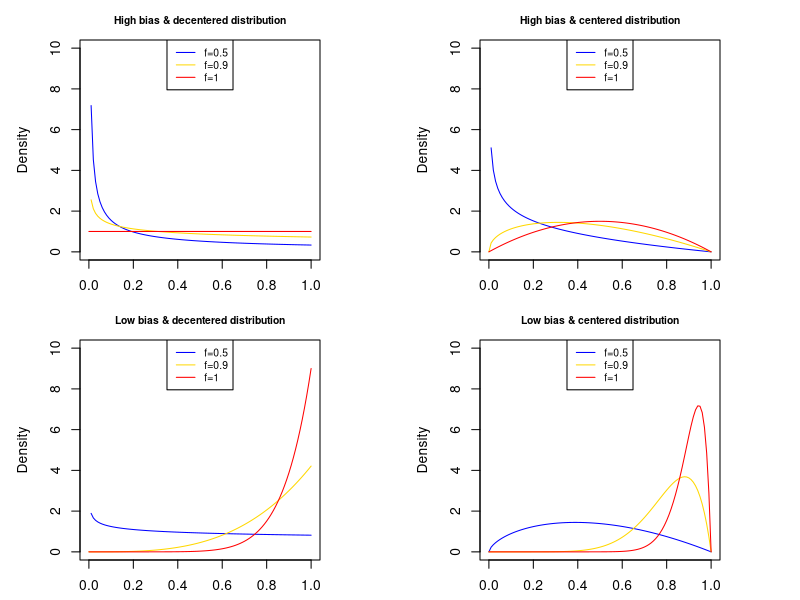
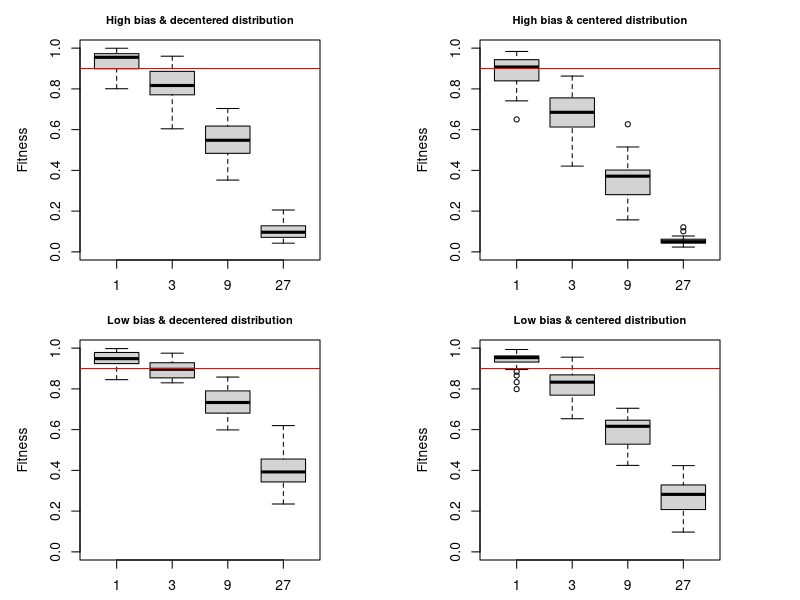

R code for these plots, in order: (Note: a time limit stopped this script after it produced the figures.)
#1.Kimura fixation probability
u_exact<-function(s,Ne,p){
  return((1-exp(-2*Ne*s*p))/(1-exp(-2*Ne*s)))
}

#1.Toy model 1: drawing fitness values directly from distributions
##a.Mutations drawn from beta distributions
b_ds_set=c(-5*10^-1,-10^-1)
beta_set=c(1,2)
bias_leg_set=c("High bias","Low bias")
centered_distribution_set=c("decentered distribution","centered distribution")

par(mfrow=c(2,2),mai=c(0.4,0.8,0.4,0.8))
for(i in 1:2){
  for(j in 1:2){
    bias_leg=bias_leg_set[i]
    centered_distribution=centered_distribution_set[j]
    b_ds=b_ds_set[i]
    beta=beta_set[j]
    curve(dbeta(x,0.5*(1+b_ds)/(1-0.5*(1+b_ds))*beta,beta),col = "blue",main=paste(bias_leg,"&",centered_distribution), xlab = "Fitness value", ylab = "Density", xlim=c(0,1),ylim=c(0,10),cex.main=0.75)
    curve(dbeta(x,1*(0.9+b_ds)/(1-0.9*(1+b_ds))*beta,beta),col = "gold",add=TRUE)
    curve(dbeta(x,1*(1+b_ds)/(1-1*(1+b_ds))*beta,beta),col = "red",add=TRUE)
    legend("top",legend=c("f=0.5","f=0.9","f=1"),lty=1,col=c("blue","gold","red"),cex=0.75)
  }
}

##b.Simulations for small populations10
N_pop_set=c(10)
N_pop=N_pop_set[1]
beta_set=c(1,2)
N_mod_set=c(1,3,9,27)
N_rep=30
bias<-c(rep(rep(b_ds_set[1],length(beta_set)*length(N_mod_set)),N_rep),rep(rep(b_ds_set[2],length(beta_set)*length(N_mod_set)),N_rep))
dist_mut<-rep(c(rep(c(rep(beta_set[1],length(N_mod_set))),N_rep),rep(c(rep(beta_set[2],length(N_mod_set))),N_rep)),length(beta_set))
N_mod_data<-rep(c(rep(N_mod_set[1],N_rep),rep(N_mod_set[2],N_rep),rep(N_mod_set[3],N_rep),rep(N_mod_set[4],N_rep)),length(N_mod_set))
data<-cbind(bias,dist_mut,N_mod_data)
fit_results<-c()
mod_fit_results<-list()
i=0      
for(b in 1:length(b_ds_set)){
  b_ds=b_ds_set[b]
  for(be in 1:length(beta_set)){
    beta=beta_set[be]
    for(m in 1:length(N_mod_set)){
      N_mod=N_mod_set[m]
      N_mut=N_mod*N_pop*10^2
      for (r in 1:N_rep){
        #print(paste(b,be,m,r))
        i=i+1
        f=1-1/N_pop
        #f=0.1
        f_tab<-rep(f,N_mod)
        for (t in 1:N_mut){
          pos_mut<-trunc(runif(1,1,N_mod+1))
          #print(pos_mut)
          f<-min(f_tab)
          f_curr<-rbeta(1,shape1=f_tab[pos_mut]*(1+b_ds)/(1-f_tab[pos_mut]*(1+b_ds))*beta,shape2=beta)
          #print(f_curr)
          if(f_curr==f_tab[pos_mut]){
          }
          else if(f_curr<10^-5){
            p_fix=0
          }
          else if(f_tab[pos_mut]==f){
            sec_min_fit<-min(f_tab[-which(f_tab==min(f_tab))])
            if(f_curr>sec_min_fit){
              p_fix=u_exact((sec_min_fit-f)/f,N_pop,1/N_pop)
            }
            else{
              p_fix=u_exact((f_curr-f)/f,N_pop,1/N_pop)
            }
          }
          else{
            if(f_curr>f){
              p_fix=1/N_pop
            }
            else{
              p_fix=u_exact((f_curr-f)/f,N_pop,1/N_pop)
            }
          }
          #print(p_fix)
          mut_fix=rbinom(1,1,p_fix)
          #print(mut_fix)
          if(mut_fix==1){
            #print("YES")
            f_tab[pos_mut]=f_curr
          }
        }
        fit_results[i]=f
        print(f)
        mod_fit_results[[i]]=f_tab
      }
    }
  }
}
data<-cbind(data,fit_results)
data<-data.frame(data)
#par(mfrow=c(1,1))
#boxplot(data$fit_results)

par(mfrow=c(2,2))
for(i in 1:2){
  for(j in 1:2){
    bias_leg=bias_leg_set[i]
    centered_distribution=centered_distribution_set[j]
    b_ds=b_ds_set[i]
    #print(b_ds)
    beta=beta_set[j]
    #print(beta)
    boxplot(data$fit_results[data$bias==b_ds & data$dist_mut==beta]~data$N_mod_data[data$bias==b_ds & data$dist_mut==beta],ylim=c(0,1), xlab = "Number of complementary modules", ylab = "Fitness",main=paste(bias_leg,"&",centered_distribution),cex.main=0.8)
    abline(h=1-1/N_pop,col="red")
  }
}


##c.Simulations for small populations100
N_pop_set=c(100)
N_pop=N_pop_set[1]
beta_set=c(1,2)
N_mod_set=c(1,3,9,27)
N_rep=30
bias<-c(rep(rep(b_ds_set[1],length(beta_set)*length(N_mod_set)),N_rep),rep(rep(b_ds_set[2],length(beta_set)*length(N_mod_set)),N_rep))
dist_mut<-rep(c(rep(c(rep(beta_set[1],length(N_mod_set))),N_rep),rep(c(rep(beta_set[2],length(N_mod_set))),N_rep)),length(beta_set))
N_mod_data<-rep(c(rep(N_mod_set[1],N_rep),rep(N_mod_set[2],N_rep),rep(N_mod_set[3],N_rep),rep(N_mod_set[4],N_rep)),length(N_mod_set))
data<-cbind(bias,dist_mut,N_mod_data)
fit_results<-c()
mod_fit_results<-list()
i=0      
for(b in 1:length(b_ds_set)){
  b_ds=b_ds_set[b]
  for(be in 1:length(beta_set)){
    beta=beta_set[be]
    for(m in 1:length(N_mod_set)){
      N_mod=N_mod_set[m]
      N_mut=N_mod*N_pop*10^2
      for (r in 1:N_rep){
        print(paste(b,be,m,r))
        i=i+1
        f=1-1/N_pop
        #f=0.1
        f_tab<-rep(f,N_mod)
        for (t in 1:N_mut){
          pos_mut<-trunc(runif(1,1,N_mod+1))
          #print(pos_mut)
          f<-min(f_tab)
          f_curr<-rbeta(1,shape1=f_tab[pos_mut]*(1+b_ds)/(1-f_tab[pos_mut]*(1+b_ds))*beta,shape2=beta)
          #print(f_curr)
          if(f_curr==f_tab[pos_mut]){
          }
          else if(f_curr<10^-5){
            p_fix=0
          }
          else if(f_tab[pos_mut]==f){
            sec_min_fit<-min(f_tab[-which(f_tab==min(f_tab))])
            if(f_curr>sec_min_fit){
              p_fix=u_exact((sec_min_fit-f)/f,N_pop,1/N_pop)
            }
            else{
              p_fix=u_exact((f_curr-f)/f,N_pop,1/N_pop)
            }
          }
          else{
            if(f_curr>f){
              p_fix=1/N_pop
            }
            else{
              p_fix=u_exact((f_curr-f)/f,N_pop,1/N_pop)
            }
          }
          #print(p_fix)
          mut_fix=rbinom(1,1,p_fix)
          #print(mut_fix)
          if(mut_fix==1){
            #print("YES")
            f_tab[pos_mut]=f_curr
          }
        }
        fit_results[i]=f
        print(f)
        mod_fit_results[[i]]=f_tab
      }
    }
  }
}
data<-cbind(data,fit_results)
data<-data.frame(data)
#par(mfrow=c(1,1))
#boxplot(data$fit_results)

par(mfrow=c(2,2))
for(i in 1:2){
  for(j in 1:2){
    bias_leg=bias_leg_set[i]
    centered_distribution=centered_distribution_set[j]
    b_ds=b_ds_set[i]
    #print(b_ds)
    beta=beta_set[j]
    #print(beta)
    boxplot(data$fit_results[data$bias==b_ds & data$dist_mut==beta]~data$N_mod_data[data$bias==b_ds & data$dist_mut==beta],ylim=c(0.7,1), xlab = "Number of complementary modules", ylab = "Fitness",main=paste(bias_leg,"&",centered_distribution),cex.main=0.8)
    abline(h=1-1/N_pop,col="red")
    abline(h=(1-1/(2*N_pop))^3,col="orange")
    abline(h=(1-1/(2*N_pop))^9,col="yellow")
    abline(h=(1-1/(2*N_pop))^27,col="light green")
  }
}

#2.Toy model 2: global epistasis framework
#a.Fitness function
fitness<-function(x,K_x){
  return(x/(x+K_x))
}
#b.Mutational landscape
mu_set=c(1,10)
sigmaX_set=c(0.1,0.2)
par(mfrow=c(2,2),mai=c(0.4,0.8,0.4,0.8))
for(i in 1:2){
  for(j in 1:2){
    mu=mu_set[i]
    sigma_X=mu*sigmaX_set[j]
    curve(dnorm(x,mean=mu,sd=sigma_X),col = "blue",main=paste(bias_leg,"&",centered_distribution), xlab = "Fitness value", ylab = "Density", xlim=c(0,20),ylim=c(0,1),cex.main=0.75)
    curve(dnorm(x,mean=mu-0.1,sd=sigma_X),col = "gold",add=TRUE)
    curve(dnorm(x,mean=mu-0.5,sd=sigma_X),col = "red",add=TRUE)
    legend("top",legend=c("f=0.5","f=0.9","f=1"),lty=1,col=c("blue","gold","red"),cex=0.75)
  }
}

mu_set=c(1,2,3)
sigmaX_set=c(0.5,1)
par(mfrow=c(3,2),mai=c(0.4,0.8,0.4,0.8))
for(i in 1:3){
  for(j in 1:2){
    mu=mu_set[i]
    sigma_X=sigmaX_set[j]
    print(paste(mu,sigma_X))
    curve(dnorm(x,mean=mu,sd=sigma_X),col = "blue",main=paste(bias_leg,"&",centered_distribution), xlab = "Fitness value", ylab = "Density", xlim=c(-3,5),ylim=c(0,2),cex.main=0.75)
    #curve(dnorm(x,mean=mu-0.25,sd=sigma_X),col = "gold",add=TRUE)
    curve(dnorm(x,mean=mu-1*sigma_X,sd=sigma_X),col = "orange",add=TRUE)
    curve(dnorm(x,mean=mu-2*sigma_X,sd=sigma_X),col = "red",add=TRUE)
    legend("top",legend=c("f=0.5","f=0.9","f=1"),lty=1,col=c("blue","gold","red"),cex=0.75)
    abline(v=mu,lty=2)
  }
}

Kx<-1
N_pop_set=c(10,100)
N_pop=N_pop_set[1]
sigmaX_set=c(0.25,0.5)
bias_set=c(0,1,2)
N_mod_set=c(1,2,10,50)
N_rep=30
#bias_tab<-c(rep(rep(bias_set[1],length(sigmaX_set)*length(N_mod_set)),N_rep),rep(rep(b_ds_set[2],length(beta_set)*length(N_mod_set)),N_rep))
bias_tab<-c()
for (i in 1:length(bias_set)){
  bias_tab<-c(bias_tab,rep(rep(bias_set[i],length(sigmaX_set)*length(N_mod_set)),N_rep))
}
sigma_tab<-c()
for (i in 1:length(sigmaX_set)){
  sigma_tab<-c(sigma_tab,rep(c(rep(sigmaX_set[i],length(N_mod_set))),N_rep))
}
sigma_tab<-rep(sigma_tab,length(bias_set))
#dist_mut<-rep(c(rep(c(rep(beta_set[1],length(N_mod_set))),N_rep),rep(c(rep(beta_set[2],length(N_mod_set))),N_rep)),length(beta_set))
N_mod_data<-c()
for (i in 1:length(N_mod_set)){
    N_mod_data<-c(N_mod_data,rep(N_mod_set[i],N_rep))
  }
N_mod_data<-rep(N_mod_data,length(bias_set)*length(sigmaX_set))
data<-cbind(bias_tab,sigma_tab,N_mod_data)
fit_results<-c()
mod_fit_results<-list()
i=0      
for(b in 1:length(bias_set)){
  bias=bias_set[b]
  for(s in 1:length(sigmaX_set)){
    sigma_X=sigmaX_set[s]
    for(m in 1:length(N_mod_set)){
      N_mod=N_mod_set[m]
      N_mut=N_mod*N_pop*10^3
      for (r in 1:N_rep){
        print(paste(b,s,m,r))
        i=i+1
        f0=1-1/N_pop
        x0<-f0/(1-f0)*Kx
        X_tab<-rep(x0,N_mod)
        f_tab<-fitness(X_tab,Kx)
        f<-min(f_tab)
        for (t in 1:N_mut){
          pos_mut<-trunc(runif(1,1,N_mod+1))
          #xmin<-min(X_tab)
          x_curr<-10^(rnorm(1,mean=log10(X_tab[pos_mut])-bias*sigma_X,sd=sigma_X))
          #print(f_curr)
          f_curr<-fitness(x_curr,Kx)
          if(n==1){
            if(f_curr==f_tab[pos_mut]){
              p_fix=1/N_pop
            }
            else if(log10(x_curr)>10){
              p_fix=1/N_pop
            }
            else{
              p_fix=u_exact((f_curr-f)/f,N_pop,1/N_pop)
            }
          }
          else{
            if(f_curr==f_tab[pos_mut]){
              p_fix=1/N_pop
            }
            else if(log10(x_curr)>10){
              p_fix=1/N_pop
            }
            else if(f_tab[pos_mut]==f){
              sec_min_fit<-min(f_tab[-which(f_tab==min(f_tab))])
              if(f_curr>sec_min_fit){
                p_fix=u_exact((sec_min_fit-f)/f,N_pop,1/N_pop)
              }
              else{
                p_fix=u_exact((f_curr-f)/f,N_pop,1/N_pop)
              }
            }
            else{
              if(f_curr>f){
                p_fix=1/N_pop
              }
              else{
                p_fix=u_exact((f_curr-f)/f,N_pop,1/N_pop)
              }
            }
          }
          #print(p_fix)
          mut_fix=rbinom(1,1,p_fix)
          #print(mut_fix)
          if(mut_fix==1){
            #print("YES")
            X_tab[pos_mut]=x_curr
          }
          f_tab<-fitness(X_tab,Kx)
          f<-min(f_tab)
        }
        fit_results[i]=f
        print(f)
        mod_fit_results[[i]]=f_tab
      }
    }
  }
}
data<-cbind(data,fit_results)
data<-data.frame(data)
addtxt<-list(l=4.5,h=1.05,txt=c("A","B","C","D","E","F","G","H","I"),srt = 0,font=2,col="black")
#par(mfrow=c(1,1))
#boxplot(data$fit_results)
setwd(dir="~")
setwd(dir="Desktop/Complementary-epistasis/Figures")
mut_bias_set<-c("No","Weak","High")
sd_set<-c("Weak","High")
par(mfrow=c(3,2),mai=c(0.7,0.8,0.4,0.8))
for(b in 1:length(bias_set)){
  bias=bias_set[b]
  for(s in 1:length(sigmaX_set)){
    sigma_X=sigmaX_set[s]
    #print(beta)
    boxplot(data$fit_results[data$bias==bias & data$sigma_tab==sigma_X]~data$N_mod_data[data$bias==bias & data$sigma_tab==sigma_X],ylim=c(0,1.05), xlab = "Number of complementary modules", ylab = "Fitness",cex.main=1)
    abline(h=1-1/N_pop,col="red")
    abline(h=(1-1/(N_pop))^2,col="orange")
    abline(h=(1-1/(N_pop))^10,col="yellow")
    abline(h=(1-1/(N_pop))^50,col="blue")
    text(addtxt$l,addtxt$h,addtxt$txt[s+(b-1)*length(sigmaX_set)],srt=addtxt$srt,font=addtxt$font,col=addtxt$col,cex=1.25)
  }
}
dev.print(device = jpeg, file = "Evo_Outcomes_Ne10.jpeg", width = 780*3,height=960*3,res=300,type="cairo")
#main=paste(mut_bias_set[b],"mutational bias","&",sd_set[s],"mutational variability")

N_pop=N_pop_set[2]
fit_results_Ne100<-c()
mod_fit_results_Ne100<-list()
i=0      
for(b in 1:length(bias_set)){
  bias=bias_set[b]
  for(s in 1:length(sigmaX_set)){
    sigma_X=sigmaX_set[s]
    for(m in 1:length(N_mod_set)){
      N_mod=N_mod_set[m]
      N_mut=N_mod*N_pop*10^3
      for (r in 1:N_rep){
        print(paste(b,s,m,r))
        i=i+1
        f0=1/2
        x0<-f0/(1-f0)*Kx
        X_tab<-rep(x0,N_mod)
        f_tab<-fitness(X_tab,Kx)
        f<-min(f_tab)
        for (t in 1:N_mut){
          pos_mut<-trunc(runif(1,1,N_mod+1))
          #xmin<-min(X_tab)
          x_curr<-10^(rnorm(1,mean=log10(X_tab[pos_mut])-bias*sigma_X,sd=sigma_X))
          #print(f_curr)
          f_curr<-fitness(x_curr,Kx)
          if(n==1){
            if(f_curr==f_tab[pos_mut]){
              p_fix=1/N_pop
            }
            else if(log10(x_curr)>10){
              p_fix=1/N_pop
            }
            else{
              p_fix=u_exact((f_curr-f)/f,N_pop,1/N_pop)
            }
          }
          else{
            if(f_curr==f_tab[pos_mut]){
              p_fix=1/N_pop
            }
            else if(log10(x_curr)>10){
              p_fix=1/N_pop
            }
            else if(f_tab[pos_mut]==f){
              sec_min_fit<-min(f_tab[-which(f_tab==min(f_tab))])
              if(f_curr>sec_min_fit){
                p_fix=u_exact((sec_min_fit-f)/f,N_pop,1/N_pop)
              }
              else{
                p_fix=u_exact((f_curr-f)/f,N_pop,1/N_pop)
              }
            }
            else{
              if(f_curr>f){
                p_fix=1/N_pop
              }
              else{
                p_fix=u_exact((f_curr-f)/f,N_pop,1/N_pop)
              }
            }
          }
          #print(p_fix)
          mut_fix=rbinom(1,1,p_fix)
          #print(mut_fix)
          if(mut_fix==1){
            #print("YES")
            X_tab[pos_mut]=x_curr
          }
          f_tab<-fitness(X_tab,Kx)
          f<-min(f_tab)
        }
        fit_results_Ne100[i]=f
        print(f)
        mod_fit_results_Ne100[[i]]=f_tab
      }
    }
  }
}
data<-cbind(data,fit_results_Ne100)
data<-data.frame(data)
#par(mfrow=c(1,1))
#boxplot(data$fit_results)

setwd(dir="~")
setwd(dir="Desktop/Complementary-epistasis/Figures")
mut_bias_set<-c("No","Weak","High")
sd_set<-c("Weak","High")
par(mfrow=c(3,2),mai=c(0.7,0.8,0.4,0.8))
for(b in 1:length(bias_set)){
  bias=bias_set[b]
  for(s in 1:length(sigmaX_set)){
    sigma_X=sigmaX_set[s]
    #print(beta)
    boxplot(data$fit_results_Ne100[data$bias==bias & data$sigma_tab==sigma_X]~data$N_mod_data[data$bias==bias & data$sigma_tab==sigma_X],ylim=c(0,1.05), xlab = "Number of complementary modules", ylab = "Fitness",cex.main=1)
    abline(h=1-1/N_pop,col="red")
    abline(h=(1-1/(N_pop))^2,col="orange")
    abline(h=(1-1/(N_pop))^10,col="yellow")
    abline(h=(1-1/(N_pop))^50,col="blue")
    text(addtxt$l,addtxt$h,addtxt$txt[s+(b-1)*length(sigmaX_set)],srt=addtxt$srt,font=addtxt$font,col=addtxt$col,cex=1.25)
  }
}
dev.print(device = jpeg, file = "Evo_Outcomes_Ne100.jpeg", width = 780*3,height=960*3,res=300,type="cairo")
